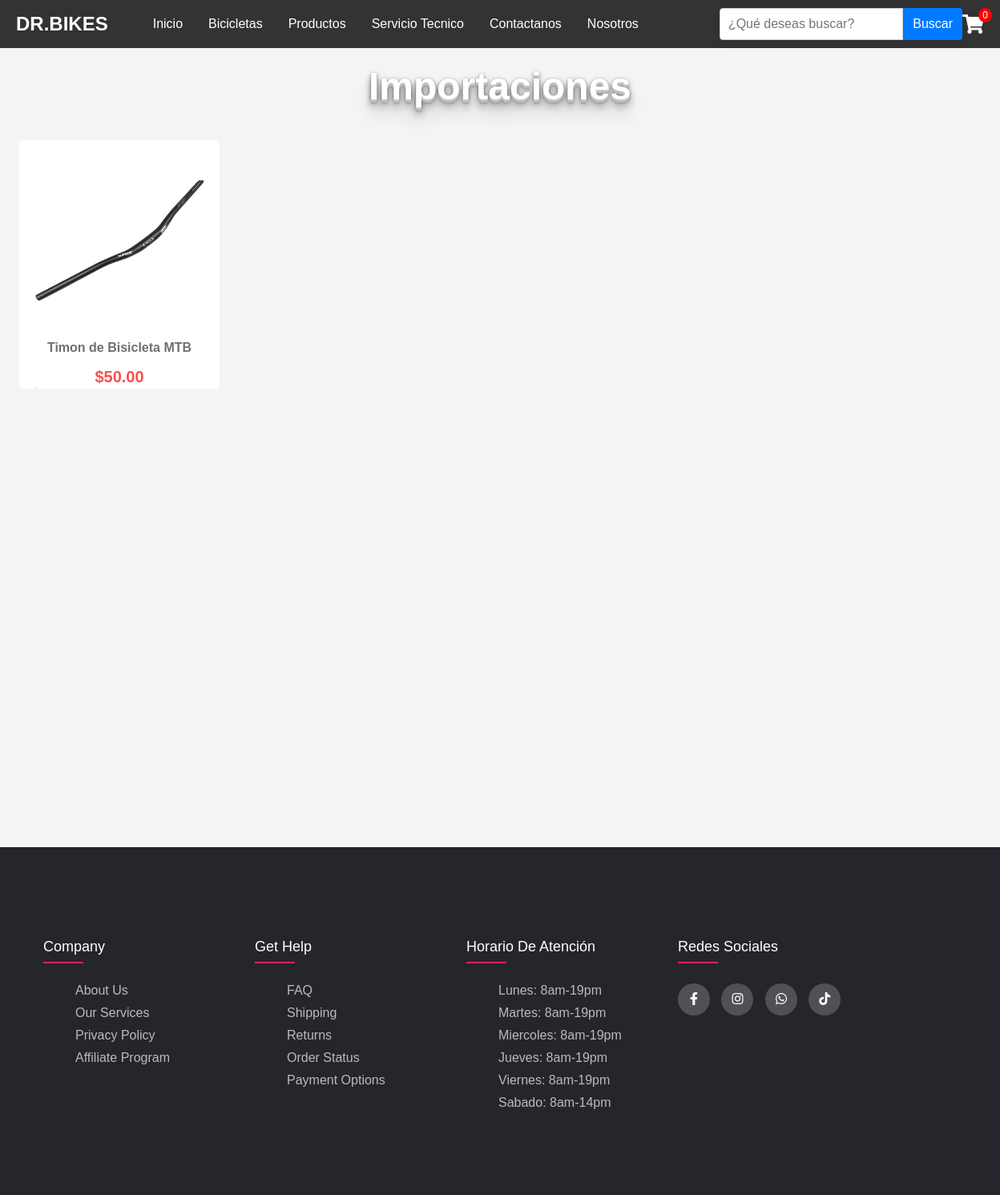
Page /importaciones.php?categoria=Importaciones on the committed database.
### tables this page shows
CREATE TABLE `product` (
  `id` int NOT NULL,
  `nombre` varchar(255) NOT NULL,
  `descripcion` text NOT NULL,
  `precio` decimal(10,2) NOT NULL,
  `imagen` varchar(255) NOT NULL,
  `categoria` varchar(255) NOT NULL,
  `promocion` tinyint(1) DEFAULT '0',
  `precio_anterior` decimal(10,2) DEFAULT NULL
);

### importaciones.php (the view, shortened to what this page needs)
<?php
$conn = new mysqli('localhost', 'root', 'mayu23', 'tienda');
$categoria = isset($_GET['categoria']) ? $_GET['categoria'] : null;
if (isset($_GET['id'])) {
    $id_producto = $_GET['id'];
    $sql = "SELECT * FROM product WHERE categoria='$categoria' AND id='$id_producto'";
} else {
$sql = "SELECT * FROM product WHERE categoria='$categoria' ORDER BY nombre ASC";
}
$result = $conn->query($sql);
?>
<!DOCTYPE html>
<html lang="es">
<head>
    <link rel="stylesheet" href="estilos.css">
    <link rel="stylesheet" href="productos.css">
    <link rel="stylesheet" href="https://cdnjs.cloudflare.com/ajax/libs/font-awesome/6.0.0-beta3/css/all.min.css">
	 <link rel="stylesheet" href="https://cdnjs.cloudflare.com/ajax/libs/font-awesome/5.15.4/css/all.min.css">
	  <link rel="stylesheet" type="text/css" href="https://cdnjs.cloudflare.com/ajax/libs/font-awesome/5.15.1/css/all.min.css">
</head>
<body>
    <header>
        <h1>DR.BIKES</h1>
   	<nav>
  		  <ul>
        <li><a href="index.php">Inicio</a></li>
        <li class="has-submenu"><a href="#">Bicicletas</a>
        </li>
        <li class="dropdown">
        <a href="#" class="dropbtn">Productos</a>
    </li>
        <li><a href="serviciotecnico.php">Servicio Tecnico</a></li>
        <li><a href="contactanos.php">Contactanos</a></li>
         <li><a href="nosotros.php">Nosotros</a></li>
    </ul>
</nav>
        <form action="buscar.php" method="GET" class="form-busqueda">
        <input type="search" name="query" placeholder="¿Qué deseas buscar?" required class="busqueda-input">
        <button type="submit" id="search-button" class="busqueda-boton">Buscar</button>
    </form>
         <div class="cart-icon">
    <a href="carrito.php">
        <i class="fas fa-shopping-cart cart-icon"></i>
        <span class="cart-count"><?php echo count($_SESSION['carrito']); ?></span>
    </a>
</div>
    </header>
    <main>
 			<div class="hit-the-floor">Importaciones</div>
        <div class="contenido">
    <div id="mostrador" class="mostrador">
        <div class="fila">
            <?php
            if ($result->num_rows > 0) {
                while ($row = $result->fetch_assoc()) {
                    echo "<div class='item' onclick='cargar(this)'>";
                    echo "<img src='uploads/" . $row['imagen'] . "' alt='" . $row['nombre'] . "'>";
                    echo "<p class='descripcion'>" . $row['nombre'] . "</p>";
                    echo "<span class='precio'>$" . $row['precio'] . "</span>";
                    echo "<form action='categoria.php' method='GET'>";
                    echo "</form>";
                    echo "</div>";
                }
            } else {
                echo "<p>No hay productos en esta categoría</p>";
            }
            ?>
        </div>
    </div>
</div>
    </main>
</body>
<footer class="footer">
     <div class="container">
      <div class="row">
        <div class="footer-col">
          <h4>company</h4>
          <ul>
            <li><a href="#">about us</a></li>
            <li><a href="#">our services</a></li>
            <li><a href="#">privacy policy</a></li>
            <li><a href="#">affiliate program</a></li>
          </ul>
        </div>
        <div class="footer-col">
          <h4>get help</h4>
          <ul>
            <li><a href="#">FAQ</a></li>
            <li><a href="#">shipping</a></li>
            <li><a href="#">returns</a></li>
            <li><a href="#">order status</a></li>
            <li><a href="#">payment options</a></li>
          </ul>
        </div>
        <div class="footer-col">
          <h4>Horario de Atención</h4>
          <ul>
            <li><a href="#">Lunes: 8am-19pm</a></li>
            <li><a href="#">Martes: 8am-19pm</a></li>
            <li><a href="#">Miercoles: 8am-19pm</a></li>
            <li><a href="#">Jueves: 8am-19pm</a></li>
            <li><a href="#">Viernes: 8am-19pm</a></li>
            <li><a href="#">Sabado: 8am-14pm</a></li>
          </ul>
        </div>
        <div class="footer-col">
          <h4>Redes Sociales</h4>
          <div class="social-links">
            <a href="#"><i class="fab fa-facebook-f"></i></a>
            <a href="#"><i class="fab fa-instagram"></i></a>
            <a href="#"><i class="fab fa-whatsapp"></i></a>
            <a href="#"><i class="fab fa-tiktok"></i></a>
          </div>
        </div>
      </div>
     </div>
</footer>
</html>

### estilos.css (style rules this page uses)
body { font-family: Arial, sans-serif; background-color: #f4f4f4; margin: 0; padding: 0; }
header { background-color: #333; color: #fff; padding: 10px 20px; display: flex; justify-content: space-between; align-items: center; }
header h1 { font-size: 24px; margin: 0; margin-right: 40px; }
header nav { margin-right: 80px; }
nav ul { list-style: none; margin: 0; padding: 0; display: flex; }
nav ul li { position: relative; }
nav ul li a, nav ul li .dropbtn { color: #fff; text-decoration: none; padding: 8px 16px; display: block; }
nav ul li a { white-space: nowrap; }
.form-busqueda { background-color: #333; border: 0; margin-left: 5px; display: flex; width: 100%; max-width: 400px; box-sizing: border-box; }
.busqueda-input { padding: 10px; border: 1px solid #ccc; border-radius: 4px 0 0 4px; flex: 1; font-size: 16px; }
.busqueda-boton { padding: 10px 12px; background-color: #007BFF; color: white; border: none; border-radius: 0 4px 4px 0; cursor: pointer; font-size: 16px; }
main { padding: 20px; text-align: center; }
form, .message { background: #fff; padding: 0; border: 1px solid #ddd; border-radius: 5px; box-shadow: 0 0 10px rgba(0, 0, 0, 0.1); width: 0; margin: 0; }
main { padding: 20px; }
.cart-icon { display: flex; align-items: center; font-size: 16px; color: #7ac836; text-decoration: none; }
.cart-icon { position: relative; display: inline-block; }
.cart-icon .fas.fa-shopping-cart { color: white; font-size: 24px; }
.cart-icon .cart-count { position: absolute; top: -8px; right: -10px; background-color: red; color: white; border-radius: 50%; padding: 2px 5px; font-size: 12px; }
.container { max-width: 1200px; margin: 0 auto; padding: 20px; }
.hit-the-floor { color: #fff; font-size: 3em; font-weight: bold; font-family: Helvetica; text-shadow: 0 1px 0 #ccc, 0 2px 0 #c9c9c9, 0 3px 0 #bbb, 0 4px 0 #b9b9b9, 0 5px 0 #aaa, 0 6px 1px rgba(0,0,0,.1), 0 0 5px rgba(0,0,0,.1), 0 1px 3px rgba(0,0,0,.3), 0 3px 5px rgba(0,0,0,.2), 0 5px 10px rgba(0,0,0,.25), 0 10px 10px rgba(0,0,0,.2), 0 20px 20px rgba(0,0,0,.15); }
.hit-the-floor { text-align: center; }

### productos.css (style rules this page uses)
.contenido { max-width: 1200px; width: 100%; margin: 40px auto; display: flex; }
.mostrador { width:100%; }
.mostrador .fila { display: flex; flex-wrap: wrap; justify-content: space-between; }
.mostrador .item { flex: 1 1 calc(25% - 20px); max-width: 210px; margin-bottom: 40px; padding: 20px; height: 270px; text-align: center; cursor: pointer; border-radius: 5px; transition: 0.3s; background-color: white; }
.mostrador .item img { width: 100%; margin: 30px 0; height: 150px; }
.mostrador .item .descripcion { color: #707070; font-weight: bold; }
.mostrador .item .precio { color: #f85151; font-weight: bold; font-size: 20px; }
.container { max-width: 1170px; margin:auto; }
.row { display: flex; flex-wrap: wrap; }
ul { list-style: none; }
.footer { background-color: #24262b; padding: 70px 0; }
.footer-col { width: 20%; padding: 0 15px; }
.footer-col h4 { font-size: 18px; color: #ffffff; text-transform: capitalize; margin-bottom: 35px; font-weight: 500; position: relative; }
.footer-col h4::before { content: ''; position: absolute; left:0; bottom: -10px; background-color: #e91e63; height: 2px; box-sizing: border-box; width: 50px; }
.footer-col ul li:not(:last-child) { margin-bottom: 10px; }
.footer-col ul li a { font-size: 16px; text-transform: capitalize; color: #ffffff; text-decoration: none; font-weight: 300; color: #bbbbbb; display: block; transition: all 0.3s ease; }
.footer-col .social-links a { display: inline-block; height: 40px; width: 40px; background-color: rgba(255,255,255,0.2); margin:0 10px 10px 0; text-align: center; line-height: 40px; border-radius: 50%; color: #ffffff; transition: all 0.5s ease; }
.precio { font-size: 16px; font-weight: bold; color: #28a745; }

### rows in the picture
product: imagen (picture), nombre "Timon de Bisicleta MTB", precio "50.00"

### other values in the picture
count($_SESSION['carrito']) "0"
